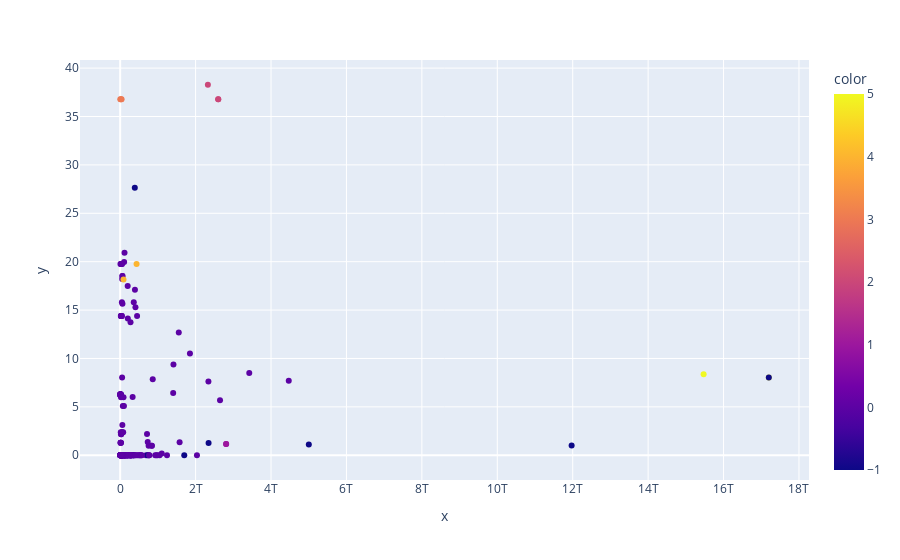

The cell this chart's notebook holds for it:
### Code cell
fig = px.scatter(x=gdp, y=nuc, color=shares['cluster2'])
fig.show()

### Figure 1 — Plotly figure (JSON) as saved in the notebook; plotly's stock layout.template omitted (floating-point values rounded to 4 significant figures; data arrays with more than 128 entries replaced by an {"elided": "..."} marker saying what was removed)
{"data": [{"hovertemplate": "x=%{x}<br>y=%{y}<br>color=%{marker.color}<extra></extra>", "legendgroup": "", "marker": {"color": {"elided": "219 int values"}, "coloraxis": "coloraxis", "symbol": "circle"}, "mode": "markers", "name": "", "orientation": "v", "showlegend": false, "type": "scatter", "x": {"elided": "219 float values"}, "xaxis": "x", "y": {"elided": "219 float values"}, "yaxis": "y"}], "layout": {"coloraxis": {"colorbar": {"title": {"text": "color"}}, "colorscale": [[0, "#0d0887"], [0.1111, "#46039f"], [0.2222, "#7201a8"], [0.3333, "#9c179e"], [0.4444, "#bd3786"], [0.5556, "#d8576b"], [0.6667, "#ed7953"], [0.7778, "#fb9f3a"], [0.8889, "#fdca26"], [1, "#f0f921"]]}, "legend": {"tracegroupgap": 0}, "margin": {"t": 60}, "xaxis": {"anchor": "y", "domain": [0, 1], "title": {"text": "x"}}, "yaxis": {"anchor": "x", "domain": [0, 1], "title": {"text": "y"}}}}
